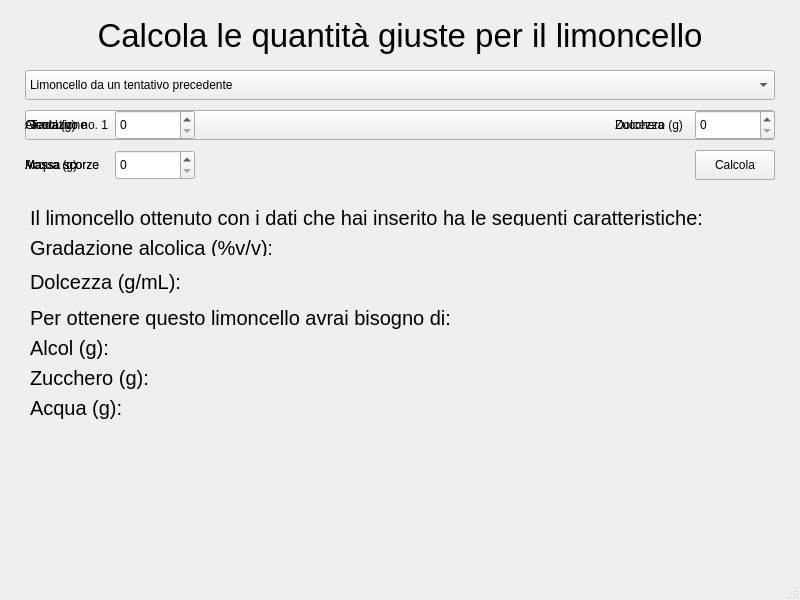
<?xml version="1.0" encoding="UTF-8"?>
<ui version="4.0">
 <class>MainWindow</class>
 <widget class="QMainWindow" name="MainWindow">
  <property name="geometry">
   <rect>
    <x>0</x>
    <y>0</y>
    <width>800</width>
    <height>600</height>
   </rect>
  </property>
  <property name="sizePolicy">
   <sizepolicy hsizetype="Fixed" vsizetype="Fixed">
    <horstretch>0</horstretch>
    <verstretch>0</verstretch>
   </sizepolicy>
  </property>
  <property name="minimumSize">
   <size>
    <width>800</width>
    <height>600</height>
   </size>
  </property>
  <property name="maximumSize">
   <size>
    <width>800</width>
    <height>600</height>
   </size>
  </property>
  <property name="windowTitle">
   <string>Calcolatore Limoncello</string>
  </property>
  <widget class="QWidget" name="centralwidget">
   <property name="enabled">
    <bool>true</bool>
   </property>
   <widget class="QLabel" name="titolo">
    <property name="geometry">
     <rect>
      <x>0</x>
      <y>5</y>
      <width>800</width>
      <height>60</height>
     </rect>
    </property>
    <property name="font">
     <font>
      <pointsize>25</pointsize>
      <fontweight>50</fontweight>
     </font>
    </property>
    <property name="text">
     <string>Calcola le quantità giuste per il limoncello</string>
    </property>
    <property name="alignment">
     <set>Qt::AlignmentFlag::AlignCenter</set>
    </property>
   </widget>
   <widget class="QComboBox" name="sceltaCalcolo">
    <property name="geometry">
     <rect>
      <x>25</x>
      <y>70</y>
      <width>750</width>
      <height>30</height>
     </rect>
    </property>
    <item>
     <property name="text">
      <string>Limoncello da un tentativo precedente</string>
     </property>
    </item>
    <item>
     <property name="text">
      <string>Limoncello con un preciso obiettivo di gradazione alcolica e dolcezza</string>
     </property>
    </item>
    <item>
     <property name="text">
      <string>Limoncello date le masse degli ingredienti</string>
     </property>
    </item>
   </widget>
   <widget class="QWidget" name="tentativoPrecedente" native="true">
    <property name="enabled">
     <bool>true</bool>
    </property>
    <property name="geometry">
     <rect>
      <x>0</x>
      <y>110</y>
      <width>800</width>
      <height>600</height>
     </rect>
    </property>
    <widget class="QComboBox" name="sceltaTentativo">
     <property name="enabled">
      <bool>true</bool>
     </property>
     <property name="geometry">
      <rect>
       <x>25</x>
       <y>0</y>
       <width>750</width>
       <height>30</height>
      </rect>
     </property>
     <property name="frame">
      <bool>true</bool>
     </property>
     <item>
      <property name="text">
       <string>Tentativo no. 1</string>
      </property>
     </item>
    </widget>
    <widget class="QDoubleSpinBox" name="massaScorze1">
     <property name="geometry">
      <rect>
       <x>115</x>
       <y>40</y>
       <width>80</width>
       <height>30</height>
      </rect>
     </property>
     <property name="decimals">
      <number>1</number>
     </property>
     <property name="maximum">
      <double>10000.000000000000000</double>
     </property>
    </widget>
    <widget class="QPushButton" name="calcoloDaTentativo">
     <property name="geometry">
      <rect>
       <x>695</x>
       <y>40</y>
       <width>80</width>
       <height>30</height>
      </rect>
     </property>
     <property name="text">
      <string>Calcola</string>
     </property>
    </widget>
    <widget class="QLabel" name="labelScorze1">
     <property name="geometry">
      <rect>
       <x>25</x>
       <y>40</y>
       <width>80</width>
       <height>30</height>
      </rect>
     </property>
     <property name="text">
      <string>Massa scorze</string>
     </property>
    </widget>
   </widget>
   <widget class="QWidget" name="tentativoObiettivo" native="true">
    <property name="enabled">
     <bool>true</bool>
    </property>
    <property name="geometry">
     <rect>
      <x>0</x>
      <y>110</y>
      <width>800</width>
      <height>600</height>
     </rect>
    </property>
    <widget class="QDoubleSpinBox" name="massaScorze">
     <property name="geometry">
      <rect>
       <x>115</x>
       <y>40</y>
       <width>80</width>
       <height>30</height>
      </rect>
     </property>
     <property name="decimals">
      <number>1</number>
     </property>
     <property name="maximum">
      <double>1000.000000000000000</double>
     </property>
    </widget>
    <widget class="QPushButton" name="calcolaDaObiettivo">
     <property name="geometry">
      <rect>
       <x>695</x>
       <y>40</y>
       <width>80</width>
       <height>30</height>
      </rect>
     </property>
     <property name="text">
      <string>Calcola</string>
     </property>
    </widget>
    <widget class="QLabel" name="labelScorze2">
     <property name="geometry">
      <rect>
       <x>25</x>
       <y>40</y>
       <width>80</width>
       <height>30</height>
      </rect>
     </property>
     <property name="text">
      <string>Massa scorze</string>
     </property>
    </widget>
    <widget class="QDoubleSpinBox" name="gradazione">
     <property name="geometry">
      <rect>
       <x>115</x>
       <y>0</y>
       <width>80</width>
       <height>30</height>
      </rect>
     </property>
     <property name="maximum">
      <double>100.000000000000000</double>
     </property>
     <property name="value">
      <double>30.000000000000000</double>
     </property>
    </widget>
    <widget class="QLabel" name="labelGradazione">
     <property name="geometry">
      <rect>
       <x>25</x>
       <y>0</y>
       <width>80</width>
       <height>30</height>
      </rect>
     </property>
     <property name="text">
      <string>Gradazione</string>
     </property>
    </widget>
    <widget class="QDoubleSpinBox" name="dolcezza">
     <property name="geometry">
      <rect>
       <x>695</x>
       <y>0</y>
       <width>80</width>
       <height>30</height>
      </rect>
     </property>
     <property name="maximum">
      <double>1.000000000000000</double>
     </property>
     <property name="singleStep">
      <double>0.010000000000000</double>
     </property>
     <property name="value">
      <double>0.400000000000000</double>
     </property>
    </widget>
    <widget class="QLabel" name="labelDolcezza">
     <property name="geometry">
      <rect>
       <x>615</x>
       <y>0</y>
       <width>80</width>
       <height>30</height>
      </rect>
     </property>
     <property name="text">
      <string>Dolcezza</string>
     </property>
    </widget>
   </widget>
   <widget class="QWidget" name="tentativoDati" native="true">
    <property name="enabled">
     <bool>true</bool>
    </property>
    <property name="geometry">
     <rect>
      <x>0</x>
      <y>110</y>
      <width>800</width>
      <height>600</height>
     </rect>
    </property>
    <widget class="QPushButton" name="calcolaDaDati">
     <property name="geometry">
      <rect>
       <x>695</x>
       <y>40</y>
       <width>80</width>
       <height>30</height>
      </rect>
     </property>
     <property name="text">
      <string>Calcola</string>
     </property>
    </widget>
    <widget class="QLabel" name="labelAcqua">
     <property name="geometry">
      <rect>
       <x>25</x>
       <y>40</y>
       <width>80</width>
       <height>30</height>
      </rect>
     </property>
     <property name="text">
      <string>Acqua (g)</string>
     </property>
    </widget>
    <widget class="QLabel" name="labelAlcool">
     <property name="geometry">
      <rect>
       <x>25</x>
       <y>0</y>
       <width>80</width>
       <height>30</height>
      </rect>
     </property>
     <property name="text">
      <string>Alcool (g)</string>
     </property>
    </widget>
    <widget class="QLabel" name="labelZucchero">
     <property name="geometry">
      <rect>
       <x>615</x>
       <y>0</y>
       <width>80</width>
       <height>30</height>
      </rect>
     </property>
     <property name="text">
      <string>Zucchero (g)</string>
     </property>
    </widget>
    <widget class="QSpinBox" name="massaZucchero">
     <property name="geometry">
      <rect>
       <x>695</x>
       <y>0</y>
       <width>80</width>
       <height>30</height>
      </rect>
     </property>
     <property name="maximum">
      <number>10000</number>
     </property>
    </widget>
    <widget class="QSpinBox" name="massaAlcool">
     <property name="geometry">
      <rect>
       <x>115</x>
       <y>0</y>
       <width>80</width>
       <height>30</height>
      </rect>
     </property>
     <property name="maximum">
      <number>10000</number>
     </property>
    </widget>
    <widget class="QSpinBox" name="massaAcqua">
     <property name="geometry">
      <rect>
       <x>115</x>
       <y>40</y>
       <width>80</width>
       <height>30</height>
      </rect>
     </property>
     <property name="maximum">
      <number>10000</number>
     </property>
    </widget>
   </widget>
   <widget class="QWidget" name="risultati" native="true">
    <property name="geometry">
     <rect>
      <x>0</x>
      <y>200</y>
      <width>800</width>
      <height>100</height>
     </rect>
    </property>
    <widget class="QLabel" name="label">
     <property name="geometry">
      <rect>
       <x>30</x>
       <y>10</y>
       <width>741</width>
       <height>16</height>
      </rect>
     </property>
     <property name="font">
      <font>
       <pointsize>15</pointsize>
      </font>
     </property>
     <property name="text">
      <string>Il limoncello ottenuto con i dati che hai inserito ha le seguenti caratteristiche:</string>
     </property>
    </widget>
    <widget class="QLabel" name="label_2">
     <property name="geometry">
      <rect>
       <x>30</x>
       <y>40</y>
       <width>241</width>
       <height>16</height>
      </rect>
     </property>
     <property name="font">
      <font>
       <pointsize>15</pointsize>
      </font>
     </property>
     <property name="text">
      <string>Gradazione alcolica (%v/v):</string>
     </property>
    </widget>
    <widget class="QLabel" name="label_4">
     <property name="geometry">
      <rect>
       <x>30</x>
       <y>70</y>
       <width>190</width>
       <height>30</height>
      </rect>
     </property>
     <property name="font">
      <font>
       <pointsize>15</pointsize>
      </font>
     </property>
     <property name="text">
      <string>Dolcezza (g/mL):</string>
     </property>
     <property name="alignment">
      <set>Qt::AlignmentFlag::AlignLeading|Qt::AlignmentFlag::AlignLeft|Qt::AlignmentFlag::AlignTop</set>
     </property>
    </widget>
    <widget class="QLabel" name="labelGradazioneAlcolica">
     <property name="geometry">
      <rect>
       <x>664</x>
       <y>40</y>
       <width>111</width>
       <height>20</height>
      </rect>
     </property>
     <property name="font">
      <font>
       <pointsize>15</pointsize>
      </font>
     </property>
     <property name="text">
      <string/>
     </property>
     <property name="alignment">
      <set>Qt::AlignmentFlag::AlignRight|Qt::AlignmentFlag::AlignTrailing|Qt::AlignmentFlag::AlignVCenter</set>
     </property>
    </widget>
    <widget class="QLabel" name="labelDolcezza_2">
     <property name="geometry">
      <rect>
       <x>664</x>
       <y>70</y>
       <width>111</width>
       <height>20</height>
      </rect>
     </property>
     <property name="font">
      <font>
       <pointsize>15</pointsize>
      </font>
     </property>
     <property name="text">
      <string/>
     </property>
     <property name="alignment">
      <set>Qt::AlignmentFlag::AlignRight|Qt::AlignmentFlag::AlignTrailing|Qt::AlignmentFlag::AlignVCenter</set>
     </property>
    </widget>
   </widget>
   <widget class="QWidget" name="risultati_2" native="true">
    <property name="geometry">
     <rect>
      <x>0</x>
      <y>300</y>
      <width>800</width>
      <height>131</height>
     </rect>
    </property>
    <widget class="QLabel" name="label_5">
     <property name="geometry">
      <rect>
       <x>30</x>
       <y>10</y>
       <width>741</width>
       <height>20</height>
      </rect>
     </property>
     <property name="font">
      <font>
       <pointsize>15</pointsize>
      </font>
     </property>
     <property name="text">
      <string>Per ottenere questo limoncello avrai bisogno di:</string>
     </property>
     <property name="alignment">
      <set>Qt::AlignmentFlag::AlignBottom|Qt::AlignmentFlag::AlignLeading|Qt::AlignmentFlag::AlignLeft</set>
     </property>
    </widget>
    <widget class="QLabel" name="label_6">
     <property name="geometry">
      <rect>
       <x>30</x>
       <y>40</y>
       <width>241</width>
       <height>20</height>
      </rect>
     </property>
     <property name="font">
      <font>
       <pointsize>15</pointsize>
      </font>
     </property>
     <property name="text">
      <string>Alcol (g):</string>
     </property>
     <property name="alignment">
      <set>Qt::AlignmentFlag::AlignBottom|Qt::AlignmentFlag::AlignLeading|Qt::AlignmentFlag::AlignLeft</set>
     </property>
    </widget>
    <widget class="QLabel" name="grammialcol">
     <property name="geometry">
      <rect>
       <x>664</x>
       <y>40</y>
       <width>111</width>
       <height>20</height>
      </rect>
     </property>
     <property name="font">
      <font>
       <pointsize>15</pointsize>
      </font>
     </property>
     <property name="text">
      <string/>
     </property>
     <property name="alignment">
      <set>Qt::AlignmentFlag::AlignRight|Qt::AlignmentFlag::AlignTrailing|Qt::AlignmentFlag::AlignVCenter</set>
     </property>
    </widget>
    <widget class="QLabel" name="grammizucchero">
     <property name="geometry">
      <rect>
       <x>664</x>
       <y>70</y>
       <width>111</width>
       <height>20</height>
      </rect>
     </property>
     <property name="font">
      <font>
       <pointsize>15</pointsize>
      </font>
     </property>
     <property name="text">
      <string/>
     </property>
     <property name="alignment">
      <set>Qt::AlignmentFlag::AlignRight|Qt::AlignmentFlag::AlignTrailing|Qt::AlignmentFlag::AlignVCenter</set>
     </property>
    </widget>
    <widget class="QLabel" name="label_7">
     <property name="geometry">
      <rect>
       <x>30</x>
       <y>70</y>
       <width>241</width>
       <height>20</height>
      </rect>
     </property>
     <property name="font">
      <font>
       <pointsize>15</pointsize>
      </font>
     </property>
     <property name="text">
      <string>Zucchero (g):</string>
     </property>
     <property name="alignment">
      <set>Qt::AlignmentFlag::AlignBottom|Qt::AlignmentFlag::AlignLeading|Qt::AlignmentFlag::AlignLeft</set>
     </property>
    </widget>
    <widget class="QLabel" name="label_8">
     <property name="geometry">
      <rect>
       <x>30</x>
       <y>100</y>
       <width>241</width>
       <height>20</height>
      </rect>
     </property>
     <property name="font">
      <font>
       <pointsize>15</pointsize>
      </font>
     </property>
     <property name="text">
      <string>Acqua (g):</string>
     </property>
     <property name="alignment">
      <set>Qt::AlignmentFlag::AlignBottom|Qt::AlignmentFlag::AlignLeading|Qt::AlignmentFlag::AlignLeft</set>
     </property>
    </widget>
    <widget class="QLabel" name="grammiacqua">
     <property name="geometry">
      <rect>
       <x>664</x>
       <y>100</y>
       <width>111</width>
       <height>20</height>
      </rect>
     </property>
     <property name="font">
      <font>
       <pointsize>15</pointsize>
      </font>
     </property>
     <property name="text">
      <string/>
     </property>
     <property name="alignment">
      <set>Qt::AlignmentFlag::AlignRight|Qt::AlignmentFlag::AlignTrailing|Qt::AlignmentFlag::AlignVCenter</set>
     </property>
    </widget>
   </widget>
  </widget>
  <widget class="QMenuBar" name="menubar">
   <property name="geometry">
    <rect>
     <x>0</x>
     <y>0</y>
     <width>800</width>
     <height>20</height>
    </rect>
   </property>
  </widget>
  <widget class="QStatusBar" name="statusbar"/>
 </widget>
 <tabstops>
  <tabstop>sceltaTentativo</tabstop>
  <tabstop>massaScorze1</tabstop>
  <tabstop>sceltaCalcolo</tabstop>
  <tabstop>calcoloDaTentativo</tabstop>
 </tabstops>
 <resources/>
 <connections/>
</ui>
